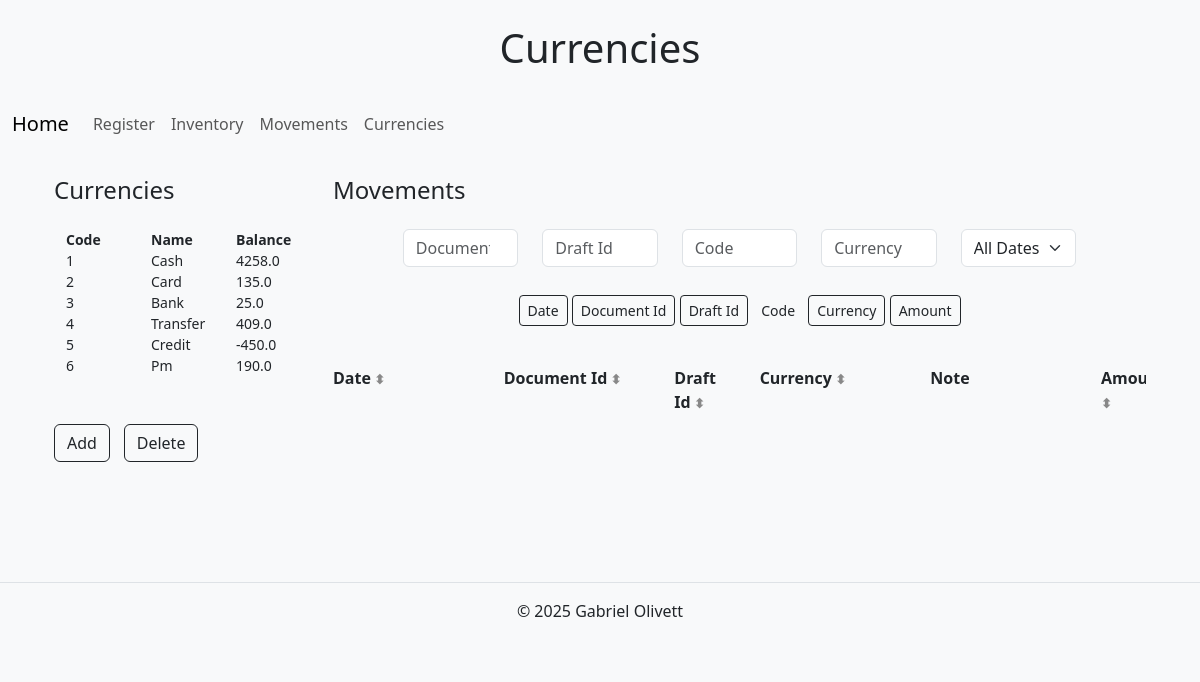
Before: /currencies with the older database file.
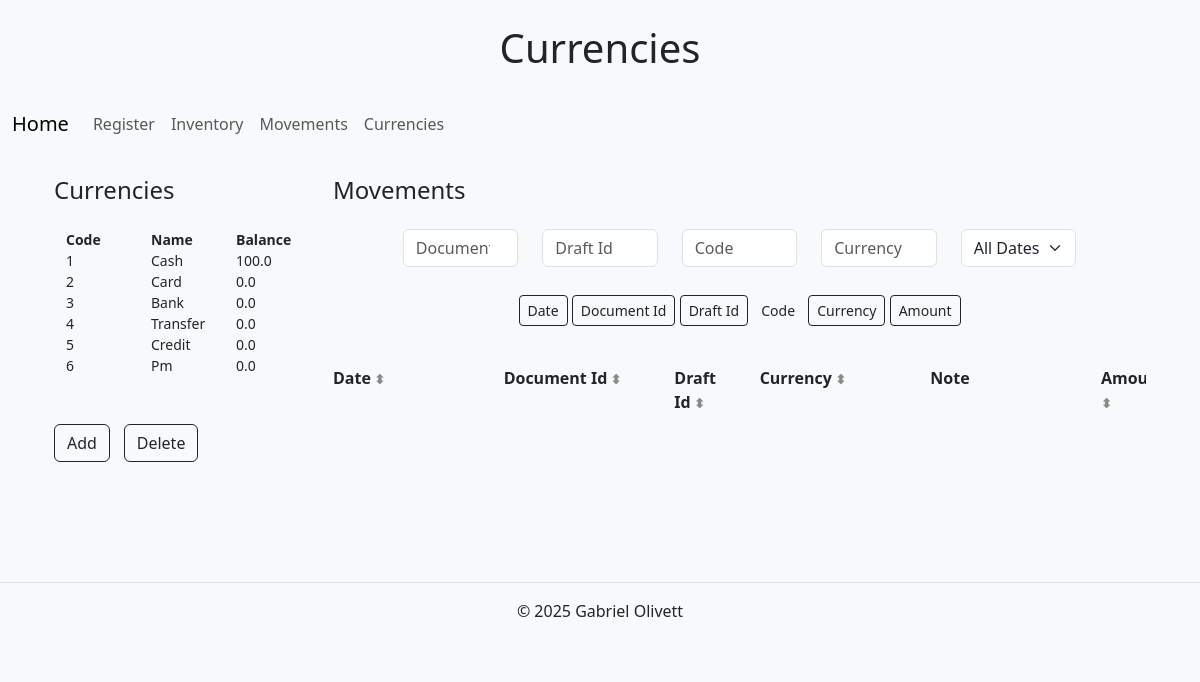
After: the same page with the newer database file.
### tables this page shows
CREATE TABLE currencies (
id INTEGER PRIMARY KEY AUTOINCREMENT,
name TEXT NOT NULL,
balance REAL DEFAULT 0.00);

### app.py (the view)
@app.route("/currencies")
def currencies():
    db = get_db()
    currencies = db.execute("SELECT * FROM currencies").fetchall()
    currencies_movements = db.execute("SELECT * FROM currencies_movements").fetchall()
    return render_template("currencies.html", currencies=currencies, currencies_movements=currencies_movements)

### app.py (called while the page is built)
@app.after_request
def after_request(response):
    response.headers["Cache-Control"] = "no-cache, no-store, must-revalidate"
    response.headers["Expires"] = 0
    response.headers["Pragma"] = "no-cache"
    return response

def get_db():
    if "db" not in g:
        g.db = sqlite3.connect("databases.db")
        g.db.row_factory = sqlite3.Row
    return g.db

### templates/currencies.html (shortened to what this page needs)
{% extends "layout.html" %}
{% block h1 %}
    <h1 class="text-center my-4">Currencies</h1>
{% endblock %}
{% block main %}
<div class="container text-center mt-4">
    <div class="row">
        <div name="currencies" class="col-12 col-lg-3 mb-4" style="text-align: left;">
            <h4>Currencies</h4>
            <div class="container mt-4">
                <div class="row fw-bold " style="text-align: left;">
                    <div class="col small">Code</div>
                    <div class="col small">Name</div>
                    <div class="col small">Balance</div>
                </div>
            {% for currency in currencies %}
                <div class="row" style="text-align: left;">
                    <div class="col small">{{ currency.Id }}</div>
                    <div class="col small">{{ currency.name | capitalize }}</div>
                    <div class="col small">{{ currency.balance }}</div>
                </div>
            {% endfor %}
            </div>
            <div class="row mt-4">
                <div class="col-12 col-md-3 mt-4">
                    <button id="add-currency" class="btn btn-outline-dark">Add</button>
                </div>
                <div class="col-12 col-md-3 mt-4">
                    <button id="delete-currency" class="btn btn-outline-dark">Delete</button>
                </div>
            </div>
            <form id="form-c" method="POST">
                    <div class="row">
                    <div class="col-8 p-2">
                    </div>
                </div>
                <div class="row">
                    <div class="col-4 p-2">
                    </div>
                    <div class="col-4 p-2">
                    </div>
                </div>
            </form>
        </div>
        <div name="currencies_movements" class="col-12 col-lg-9">
            <h4 class="mb-4" style="text-align: left;">Movements</h4>
            <div class="row mb-4 justify-content-center">
                <div class="col-12 col-md-2">
                    <input type="number" id="document-id-filter" class="form-control" placeholder="Document Id">
                </div>
                <div class="col-12 col-md-2">
                    <input type="number" id="draft-id-filter" class="form-control" placeholder="Draft Id">
                </div>
                <div class="col-12 col-md-2">
                    <input type="number" id="code-filter" class="form-control" placeholder="Code">
                </div>
                <div class="col-12 col-md-2">
                    <input type="text" id="currency-filter" class="form-control" placeholder="Currency">
                </div>
                 <div class="col-12 col-md-2 pb-1">
                    <select id="date-filter" class="form-select">
                        <option value="">All Dates</option>
                    </select>
                </div>
            </div>
            <div class="mb-3">
                <label class="btn btn-sm" for="btn-check-1">Date</label>
                <label class="btn btn-sm" for="btn-check-2">Document Id</label>
                <label class="btn btn-sm" for="btn-check-3">Draft Id</label>
                <label class="btn btn-sm" for="btn-check-4">Code</label>
                <label class="btn btn-sm" for="btn-check-5">Currency</label>
                <label class="btn btn-sm" for="btn-check-6">Amount</label>
            </div>
            <div class="table-scroll-x-wrapper">
                <div id="inventory-table">
                    <div class="mt-4 ">
                        <div class="row fw-bold" style="text-align: left;">
                            <div class="col-2 sort-header col-date" data-sort="date">Date</div>
                            <div class="col-2 sort-header col-docId" data-sort="document_id">Document Id</div>
                            <div class="col-1 sort-header col-draftId" data-sort="draft_id">Draft Id</div>
                            <div class="col-2 sort-header col-currency" data-sort="name">Currency</div>
                            <div class="col-2 col-note" data-sort="note">Note</div>
                            <div class="col-1 sort-header col-amount" data-sort="amount">Amount</div>
                        </div>
                    </div>
                </div>
            </div>
        </div>
    </div>
</div>
{% endblock %}

### templates/layout.html (shortened to what this page needs)
<!DOCTYPE html>
<html lang="en">
<head>
    <link href="https://cdn.jsdelivr.net/npm/bootstrap@5.3.3/dist/css/bootstrap.min.css" rel="stylesheet">
    <link href="https://cdn.jsdelivr.net/npm/select2@4.1.0-rc.0/dist/css/select2.min.css" rel="stylesheet" />
  </head>
<body class="bg-light">
    <header class="fixed-controls text-center mx-auto">
        {% block h1%}{% endblock %}
        <nav class="navbar navbar-expand-lg bg-body-tertiary">
            <div class="container-fluid">
              <a class="navbar-brand" href="/">Home</a>
              <div class="collapse navbar-collapse" id="navbarNav">
                <ul class="navbar-nav">
                  <li class="nav-item">
                    <a class="nav-link" href="/register">Register</a>
                  </li>
                  <li class="nav-item">
                    <a class="nav-link" href="/inventory">Inventory</a>
                  </li>
                  <li class="nav-item">
                    <a class="nav-link" href="/inventory_movements">Movements</a>
                  </li>
                  <li class="nav-item">
                    <a class="nav-link" href="/currencies">Currencies</a>
                  </li>
                </ul>
              </div>
            </div>
          </nav>
    </header>
    <main class="container mt-1 mx-auto">
        {% block main %}{% endblock %}
    </main>
    <footer class="text-center mt-5 p-3 border-top">
        <p>&copy; 2025 Gabriel Olivett</p>
    </footer>
</body>
</html>

### templates/layout.html (style rules this page uses)
.sort-header { cursor: pointer; }
.sort-header::after { content: " ⬍"; font-size: 0.8em; color: #888; }
.table-scroll-x-wrapper { overflow-x: auto; overflow-y: auto; width: 100%; max-height: 65vh; }

### templates/currencies.html (style rules this page uses)
#inventory-table { min-width: 1000px; display: inline-block; }

Changed rows visible on the page:
changed currencies "Cash": balance "4258.0" → "100.0"
changed currencies "Card": balance "135.0" → "0.0"
changed currencies "Bank": balance "25.0" → "0.0"
changed currencies "Transfer": balance "409.0" → "0.0"
changed currencies "Credit": balance "-450.0" → "0.0"
changed currencies "Pm": balance "190.0" → "0.0"
